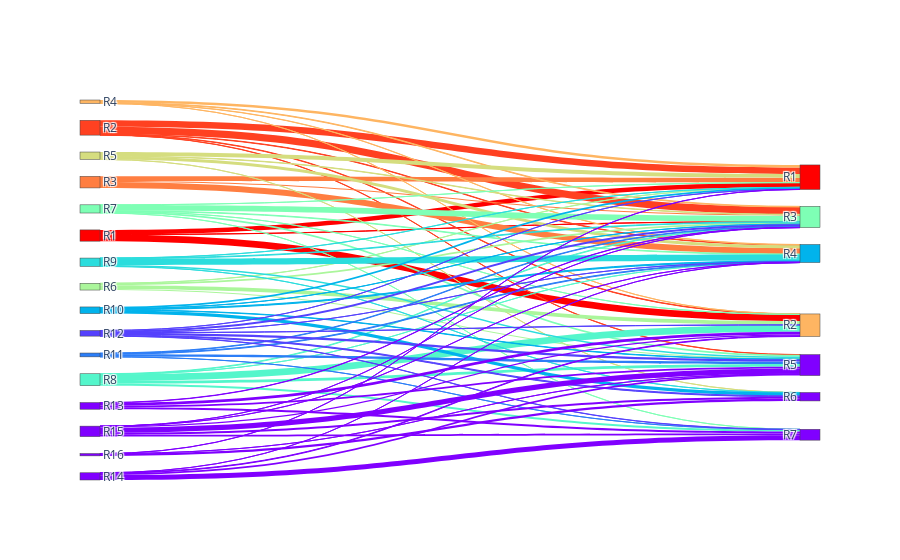

Write notebook code for a chart like this one.
### Code cell
parc_names = ['R'+str(i) for i in range(1,26)]
le_names = ['R'+str(i) for i in range(1,10)]
nodes = dict(label = parc_names+le_names,color=my_color2+my_cr2)
ss = []
ts = []
vs = []
cs = []
for i in range(pixel_class_matrix.shape[0]):
    for j in range(pixel_class_matrix.shape[1]):
        if pixel_class_matrix[i,j]>0:
            ss.append(i)
            ts.append(j+25)
            vs.append(pixel_class_matrix[i,j])
            color = my_color[i]
            color[3] = 0.7
            cs.append(mpl.colors.rgb2hex(color,keep_alpha=False))
links = dict(
    source = ss,
    target = ts,
    value = vs,
    color = cs
)
data = go.Sankey(node = nodes, link=links)
fig = go.Figure(data)
fig.show()

### Figure 1 — Plotly figure (JSON) as saved in the notebook; plotly's stock layout.template omitted (floating-point values rounded to 4 significant figures)
{"data": [{"link": {"color": ["#ff0000", "#ff0000", "#ff0000", "#ff4121", "#ff4121", "#ff4121", "#ff4121", "#ff4121", "#ff7e41", "#ff7e41", "#ff7e41", "#feb562", "#feb562", "#feb562", "#feb562", "#d5dd7f", "#d5dd7f", "#d5dd7f", "#d5dd7f", "#abf69b", "#abf69b", "#abf69b", "#abf69b", "#7effb5", "#7effb5", "#7effb5", "#7effb5", "#7effb5", "#7effb5", "#54f6cb", "#54f6cb", "#54f6cb", "#54f6cb", "#54f6cb", "#2bdddd", "#2bdddd", "#2bdddd", "#2bdddd", "#2bdddd", "#01b3ec", "#01b3ec", "#01b3ec", "#01b3ec", "#01b3ec", "#2c7ef7", "#2c7ef7", "#2c7ef7", "#2c7ef7", "#5541fd", "#5541fd", "#5541fd", "#5541fd", "#5541fd", "#5541fd", "#5541fd", "#8000ff", "#8000ff", "#8000ff", "#8000ff", "#8000ff", "#8000ff", "#8000ff", "#8000ff", "#8000ff", "#8000ff", "#8000ff", "#8000ff", "#8000ff", "#8000ff", "#8000ff", "#8000ff", "#8000ff"], "source": [0, 0, 0, 1, 1, 1, 1, 1, 2, 2, 2, 3, 3, 3, 3, 4, 4, 4, 4, 5, 5, 5, 5, 6, 6, 6, 6, 6, 6, 7, 7, 7, 7, 7, 8, 8, 8, 8, 8, 9, 9, 9, 9, 9, 10, 10, 10, 10, 11, 11, 11, 11, 11, 11, 11, 12, 12, 12, 12, 13, 13, 13, 13, 14, 14, 14, 14, 14, 14, 15, 15, 15], "target": [25, 26, 27, 25, 26, 27, 28, 29, 25, 27, 28, 25, 26, 27, 28, 25, 27, 28, 30, 25, 26, 27, 29, 25, 26, 27, 28, 29, 31, 26, 27, 28, 29, 31, 25, 27, 28, 29, 30, 25, 27, 28, 29, 30, 27, 28, 29, 31, 25, 26, 27, 28, 29, 30, 31, 26, 27, 29, 31, 26, 28, 29, 31, 26, 27, 28, 29, 30, 31, 25, 29, 30], "value": [24317, 34835, 628, 34272, 2342, 38736, 2312, 1157, 25063, 5548, 31024, 13312, 10, 3292, 1383, 21282, 2117, 15777, 199, 769, 20536, 9270, 5446, 312, 36, 30974, 3077, 9113, 28, 35471, 3286, 12, 13767, 10716, 437, 3247, 32923, 7549, 1, 9612, 624, 5080, 2304, 17696, 2736, 3946, 13373, 329, 234, 1191, 10646, 239, 11368, 5057, 1256, 14693, 1571, 9180, 9982, 3348, 13, 9343, 25676, 7050, 26, 70, 28799, 10025, 9795, 617, 4, 11955]}, "node": {"color": ["#ff0000", "#ff4121", "#ff7e41", "#feb562", "#d5dd7f", "#abf69b", "#7effb5", "#54f6cb", "#2bdddd", "#01b3ec", "#2c7ef7", "#5541fd", "#8000ff", "#8000ff", "#8000ff", "#8000ff", "#8000ff", "#8000ff", "#8000ff", "#8000ff", "#8000ff", "#8000ff", "#8000ff", "#8000ff", "#8000ff", "#ff0000", "#feb562", "#7effb5", "#01b3ec", "#8000ff", "#8000ff", "#8000ff", "#8000ff", "#8000ff"], "label": ["R1", "R2", "R3", "R4", "R5", "R6", "R7", "R8", "R9", "R10", "R11", "R12", "R13", "R14", "R15", "R16", "R17", "R18", "R19", "R20", "R21", "R22", "R23", "R24", "R25", "R1", "R2", "R3", "R4", "R5", "R6", "R7", "R8", "R9"]}, "type": "sankey"}], "layout": {}}
